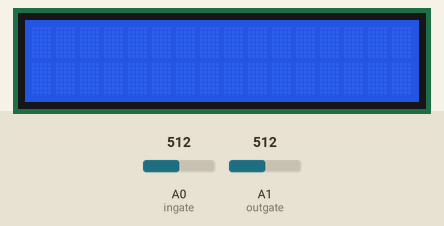
Recording of a sketch running on a simulated Arduino Uno, built with avr-gcc and run on an emulated ATmega328P. On the bench: 16×2 character LCD. The inputs (shaded band) are chosen by the test bench; at power-on: A0 (ingate) = 512, A1 (outgate) = 512. What the sketch prints to the serial monitor is not drawn.

Above: at 1.2 s.
1.3 s: A0 (ingate) set to 213
2.8 s: A0 (ingate) set to 193
At 3.6 s:
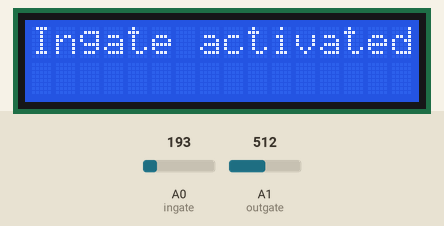
4.3 s: A1 (outgate) set to 190
At 6.8 s:
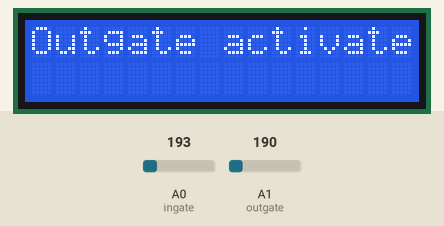
7.3 s: A0 (ingate) set to 210
Timing chart, 0 to 10.3 s (numbered marks = the images above; inputs shaded):
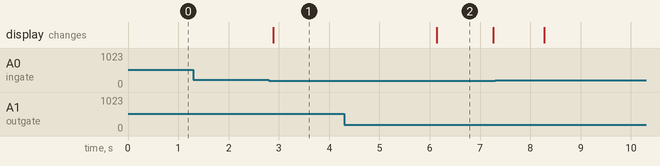

The sketch:

arduino.ino
```cpp
#include <Wire.h>
#include <LiquidCrystal_I2C.h>

LiquidCrystal_I2C lcd(0x27, 16, 2);
#define ingate A0  // IR sensor for the incoming gate (analog pin)
#define outgate A1  // IR sensor for the outgoing gate (analog pin)
int threshold = 200;  // Adjust this value based on your sensor's readings for 5cm

void setup() {
  lcd.init();  // Initialize the LCD
  lcd.backlight();  // Turn on the backlight
  pinMode(ingate, INPUT);  // Set the IR sensor pins as input
  pinMode(outgate, INPUT);
  Serial.begin(9600);  // Start serial communication at 9600 baud
}

void loop() {
  int ingateValue = analogRead(ingate);  // Read the value from the ingate sensor
  int outgateValue = analogRead(outgate); // Read the value from the outgate sensor

  // Check if the ingate sensor detects an object within 5cm
  if (ingateValue < threshold) {
    lcd.clear();
    lcd.print("Ingate activated");
    Serial.println("ingate");  // Send signal for ingate activation
    delay(1000);  // Simple debounce delay
  }

  // Check if the outgate sensor detects an object within 5cm
  if (outgateValue < threshold) {
    lcd.clear();
    lcd.print("Outgate activated");
    Serial.println("outgate");  // Send signal for outgate activation
    delay(1000);  // Simple debounce delay
  }

  delay(100);  // Small delay to reduce power usage
}
```

Measured:
- the behaviour switches between 200 and 199 on A0 (ingate) (found by bisection; images 0 and 1)
- after the input at 1.3 s, every drawn part: stays the same
- after the input at 2.8 s, the display: changes after 0.09 s (image 1)
- after the input at 4.3 s, the display: changes after 1.8 s (image 2)
- what the display in image 2 shows lasts 1.2 s, from 6.1 s to 7.3 s
